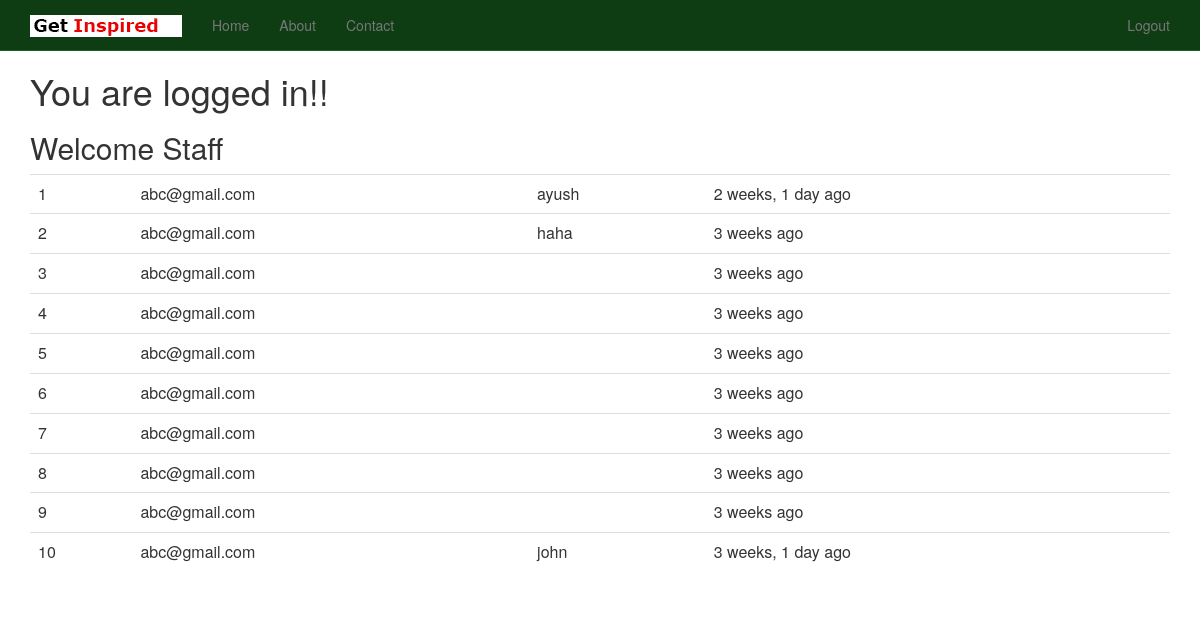
The app's page / (signed in) with its own data.
### newsletter/models.py (models this page shows, shortened)
class SignUp(models.Model):
    email = models.EmailField()
    full_name = models.CharField(max_length=120, blank=True, null=True)
    timestamp = models.DateTimeField(auto_now_add=True, auto_now=False)
    updated = models.DateTimeField(auto_now_add=False, auto_now=True)

### newsletter/views.py (the view, shortened to what this page needs)
# urls.py: url(r'^$', 'newsletter.views.home', name='home'),
def home(request):
    title = "Sign Up Now"
    form = SignUpForm(request.POST or None)
    context = {
        "title": title,
        "form": form
    }
    if request.user.is_authenticated() and request.user.is_staff:
        queryset = SignUp.objects.all().order_by('-timestamp') #.filter(full_name__icontains='Ayush')
        context = {
            "queryset": queryset
        }
    return render(request, "home.html", context)

### templates/home.html (shortened to what this page needs)
{% extends "base.html" %}
{% load crispy_forms_tags %}
{% block content %}
{% if request.user.is_authenticated %}
<h1>You are logged in!!</h1>
{% if queryset %}
<h2>Welcome Staff</h2>
<table class="table">
    {% for instance in queryset %}
    <tr><td>{{ forloop.counter }}</td><td>{{ instance.email }}</td><td>{{ instance.full_name }}</td><td>{{ instance.timestamp|timesince }} ago</td></tr>
{% endfor %}
</table>
{% endif %}
{% endif %}
   {% endblock %}

### templates/base.html (shortened to what this page needs)
{% load staticfiles %}
<html lang="en">
  <head>
      {% include 'head_css.html' %}
  </head>
  <body>
{% include 'navbar.html' %}
    <div class="container">
      {% block content %}
      {% endblock %}
    </div>
  </body>
</html>

### templates/head_css.html
{% load staticfiles %}
<link href="https://maxcdn.bootstrapcdn.com/font-awesome/4.7.0/css/font-awesome.min.css" rel="stylesheet">
 <link href="{% static 'css/bootstrap.min.css' %}" rel="stylesheet">
    <link href="{% static 'css/navbar-static-top.css' %}" rel="stylesheet">
    <link href="{% static 'css/custom.css' %}" rel="stylesheet">

### templates/navbar.html (shortened to what this page needs)
{% load staticfiles %}
<nav class="navbar navbar-default navbar-static-top">
      <div class="container">
        <div class="navbar-header">
          <a class="navbar-brand" href="{% url 'home' %}"><img src="{% static 'psd/download.gif' %}" /></a>
        </div>
        <div id="navbar" class="navbar-collapse collapse">
          <ul class="nav navbar-nav">
            <li ><a href="{% url 'home' %}">Home</a></li>
            <li><a href="{% url 'about' %}">About</a></li>
            <li><a href="{% url 'contact' %}">Contact</a></li>
          </ul>
          <ul class="nav navbar-nav navbar-right">
            {% if request.user.is_authenticated %}
            <li><a href="{% url 'auth_logout' %}">Logout</a></li>
            {% else %}
             <li><a href="{% url 'registration_register' %}">Register</a></li>
          {% endif %}
          </ul>
        </div>
      </div>
    </nav>

### templates/javascript.html (shortened to what this page needs)
{% load staticfiles %}

### static_in_pro/our_static/css/navbar-static-top.css (style rules this page uses)
body { min-height: 800px; }
.navbar-static-top { margin-bottom: 19px; background-color: #0E3D14; border-color: #1A5F23; }
.navbar-default .navbar-brand { color: #FFF; }

### records on screen
SignUp: email "abc@gmail.com", full_name "ayush", timestamp "2 weeks, 1 day"
SignUp: email "abc@gmail.com", full_name "haha", timestamp "3 weeks"
SignUp: email "abc@gmail.com", timestamp "3 weeks"
SignUp: email "abc@gmail.com", timestamp "3 weeks"
SignUp: email "abc@gmail.com", timestamp "3 weeks"
SignUp: email "abc@gmail.com", timestamp "3 weeks"
SignUp: email "abc@gmail.com", timestamp "3 weeks"
SignUp: email "abc@gmail.com", timestamp "3 weeks"
SignUp: email "abc@gmail.com", timestamp "3 weeks"
SignUp: email "abc@gmail.com", full_name "john", timestamp "3 weeks, 1 day"
